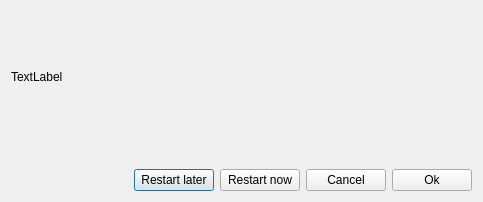
<?xml version="1.0" encoding="UTF-8"?>
<ui version="4.0">
 <class>Dialog</class>
 <widget class="QDialog" name="Dialog">
  <property name="geometry">
   <rect>
    <x>0</x>
    <y>0</y>
    <width>483</width>
    <height>202</height>
   </rect>
  </property>
  <property name="windowTitle">
   <string>Dialog</string>
  </property>
  <layout class="QVBoxLayout" name="verticalLayout_2">
   <item>
    <layout class="QVBoxLayout" name="verticalLayout">
     <item>
      <spacer name="verticalSpacer">
       <property name="orientation">
        <enum>Qt::Vertical</enum>
       </property>
       <property name="sizeHint" stdset="0">
        <size>
         <width>20</width>
         <height>68</height>
        </size>
       </property>
      </spacer>
     </item>
     <item>
      <widget class="QLabel" name="lbl_message_wsl">
       <property name="text">
        <string>TextLabel</string>
       </property>
      </widget>
     </item>
     <item>
      <spacer name="verticalSpacer_2">
       <property name="orientation">
        <enum>Qt::Vertical</enum>
       </property>
       <property name="sizeHint" stdset="0">
        <size>
         <width>20</width>
         <height>88</height>
        </size>
       </property>
      </spacer>
     </item>
    </layout>
   </item>
   <item>
    <layout class="QHBoxLayout" name="horizontalLayout">
     <item>
      <spacer name="horizontalSpacer">
       <property name="orientation">
        <enum>Qt::Horizontal</enum>
       </property>
       <property name="sizeType">
        <enum>QSizePolicy::MinimumExpanding</enum>
       </property>
       <property name="sizeHint" stdset="0">
        <size>
         <width>17</width>
         <height>20</height>
        </size>
       </property>
      </spacer>
     </item>
     <item>
      <widget class="QPushButton" name="btn_message_wsl_restart_later">
       <property name="text">
        <string>Restart later</string>
       </property>
      </widget>
     </item>
     <item>
      <widget class="QPushButton" name="btn_message_wsl_restart">
       <property name="text">
        <string>Restart now</string>
       </property>
      </widget>
     </item>
     <item>
      <widget class="QPushButton" name="btn_message_wsl_cancel">
       <property name="text">
        <string>Cancel</string>
       </property>
      </widget>
     </item>
     <item>
      <widget class="QPushButton" name="btn_message_wsl_ok">
       <property name="text">
        <string>Ok</string>
       </property>
      </widget>
     </item>
    </layout>
   </item>
  </layout>
 </widget>
 <resources/>
 <connections/>
</ui>
